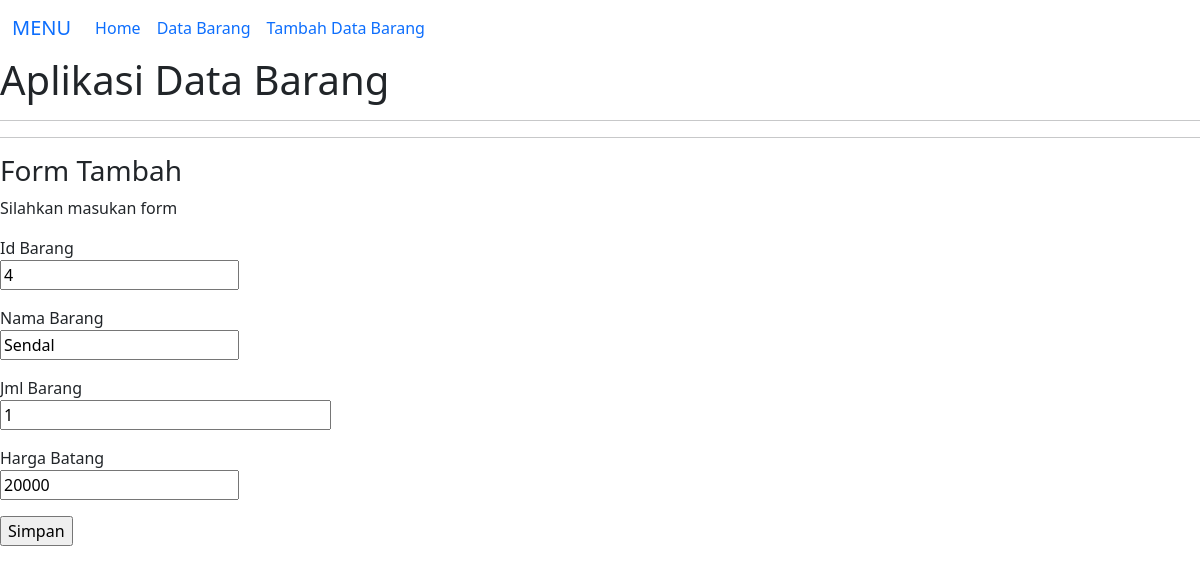
/index.php?file=barang&aksi=edit&idbarang=4, run on the app's committed database.
### tables this page shows
CREATE TABLE `barang` (
  `id_barang` int(11) NOT NULL,
  `nama_barang` varchar(50) NOT NULL,
  `jml_barang` varchar(100) NOT NULL,
  `harga_barang` varchar(30) NOT NULL
);

### apk_gudang/class/Database.php (called while the page is built, shortened)
<?php
class Database {
protected $host='localhost';
protected $user='root';
protected $pass='';
protected $dbname='apk_gudang';
public function bukaKoneksi(){
$this->mysqli=NEW mysqli($this->host,
$this->user,$this->pass,$this->dbname);
}
}

### apk_gudang/class/Barang.php (called while the page is built, shortened)
<?php
class Barang extends Database {
public function detail($idbarang){
$sql=$this->mysqli->query("SELECT * FROM barang WHERE
id_barang='".$idbarang."'") or die ($this->CekError());
$dataAnggota=$sql->fetch_object();
if(isset($dataAnggota)){
return $dataAnggota;
}
}
}

### barang.php (the view, shortened to what this page needs)
<?php
$dataBarang=NEW Barang;
if($_GET['aksi']=='tampil'){
$html = null;
$html .='<center><h3>Daftar Barang</h3>';
$html .='<p></p></center>';
$html .='<table class="table table-striped table-hover""><border="1" width="100%">
<thead>
<th>No.</th>
<th>Id Barang</th>
<th>Nama Barang</th>
<th>Jml Barang</th>
<th>Harga Barang</th>
<th>Aksi</th>
</thead>
<tbody>';
$data = $dataBarang->tampil();
$no=null;
if(isset($data)){
foreach($data as $barisBarang){
$no++;
$html .='<tr>
<td>'.$no.'</td>
<td>'.$barisBarang->id_barang.'</td>
<td>'.$barisBarang->nama_barang.'</td>
<td>'.$barisBarang->jml_barang.'</td>
<td>'.$barisBarang->harga_barang.'</td>
<td>
<a class="btn btn-info"
href="index.php?file=barang&aksi=edit&idbarang='.$barisBarang->id_barang.'">Edit</a>
<a class="btn btn-danger"
href="index.php?file=barang&aksi=hapus&idbarang='.$barisBarang->id_barang.'">Hapus</a>
</td>
</tr>';
}
}
$html .='</tbody>
</table>';
echo $html;
}
else if ($_GET['aksi']=='edit') {
$barang=$dataBarang->detail($_GET['idbarang']);
$html =null;
$html .='<h3>Form Tambah</h3>';
$html .='<p>Silahkan masukan form </p>';
$html .='<form method="POST"action="index.php?file=barang&aksi=update">';
$html .='<p>Id Barang<br/>';
$html .='<input type="text" name="txtidbarang" value="'.$barang->id_barang.'"placeholder="Masukan Id Barang" readonly/></p>';
$html .='<p>Nama Barang<br/>';
$html .='<input type="text" name="txtnamabarang" value="'.$barang->nama_barang.'" placeholder="Masukan Nama Barang" size "30" required autofocus/></p>';
$html .='<p> Jml Barang<br/>';
$html .='<input type="text" name="txtjmlbarang" value="'.$barang->jml_barang.'" placeholder="Masukan Jml Barang"size="30" required/></p>';
$html .='<p> Harga Batang<br/>';
$html .='<input type="text" name="txthargabarang" value="'.$barang->harga_barang.'" placeholder="Masukan Harga Barang"cols="50" rows="5"required>';
$html .='<p><input type="submit" name="tombolSimpan"value="Simpan"/></p>';
$html .='</form>';
echo $html;
}
?>

### data on the page
barang: txtidbarang "4", txtnamabarang "Sendal", txtjmlbarang "1", txthargabarang "20000"
